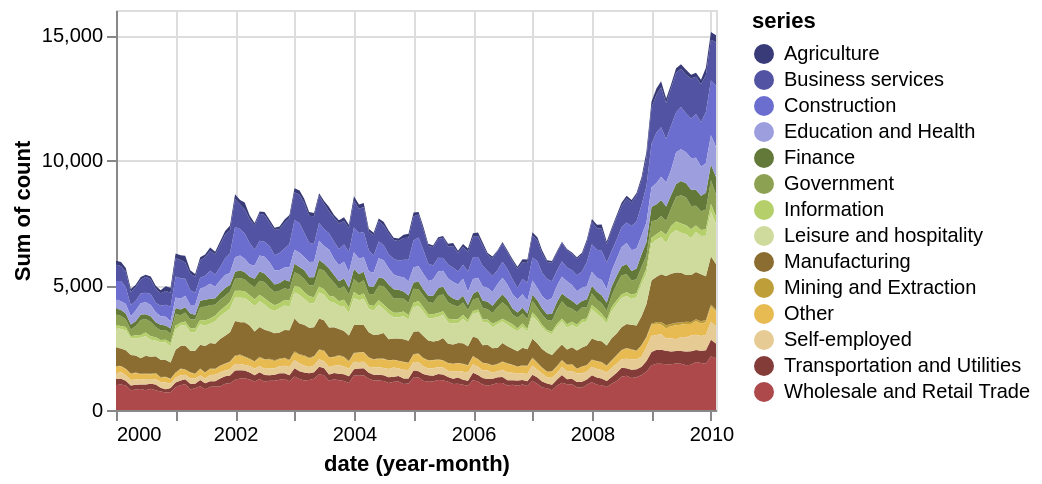

Specify this chart in Vega-Lite:
### Vega-Lite specification from a JSON file in a GitHub repository (floating-point values rounded to 4 significant figures; data arrays with more than 128 entries replaced by an {"elided": "..."} marker saying what was removed)
{"$schema": "https://vega.github.io/schema/vega-lite/v4.json", "width": 300, "height": 200, "data": {"values": {"elided": "1708 records"}}, "mark": "area", "encoding": {"x": {"timeUnit": "yearmonth", "field": "date", "axis": {"format": "%Y"}}, "y": {"aggregate": "sum", "field": "count"}, "color": {"field": "series", "scale": {"scheme": "category20b"}}}}
